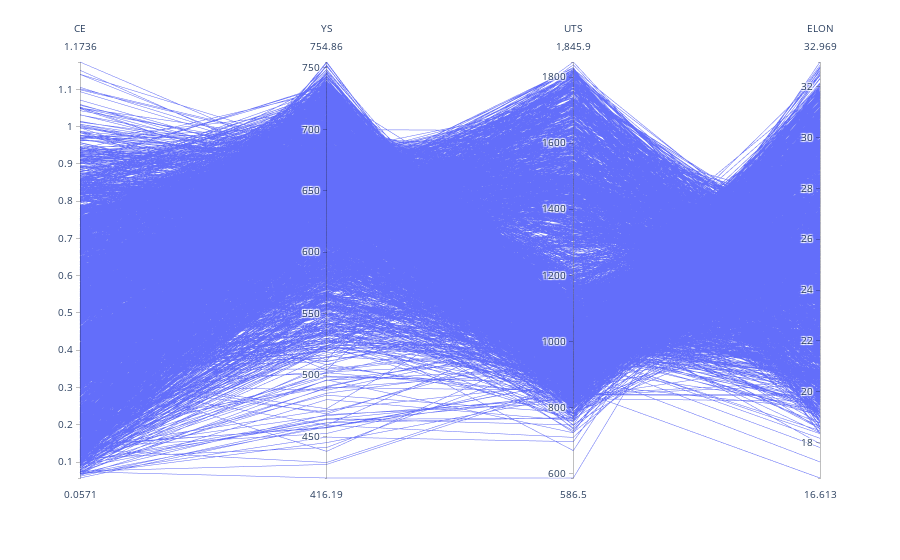

The notebook cell this image was saved under:
### Code cell
# Initialize the NSGA-III algorithm and hook up the archive
solver, pub = nsga3(problem=problem)
archive = NonDominatedArchive(problem=problem, publisher=pub)

pub.auto_subscribe(archive)

# Run the algorithm

results = solver()

# Visualize the results
ex.parallel_coordinates(
    archive.archive.to_pandas()[["CE", "YS", "UTS", "ELON"]],
    ).show()

### Figure 1 — Plotly figure (JSON) as saved in the notebook; plotly's stock layout.template omitted (floating-point values rounded to 4 significant figures; data arrays with more than 128 entries replaced by an {"elided": "..."} marker saying what was removed)
{"data": [{"dimensions": [{"label": "CE", "values": {"elided": "3125 float values"}}, {"label": "YS", "values": {"elided": "3125 float values"}}, {"label": "UTS", "values": {"elided": "3125 float values"}}, {"label": "ELON", "values": {"elided": "3125 float values"}}], "domain": {"x": [0, 1], "y": [0, 1]}, "name": "", "type": "parcoords"}], "layout": {"legend": {"tracegroupgap": 0}, "margin": {"t": 60}}}
